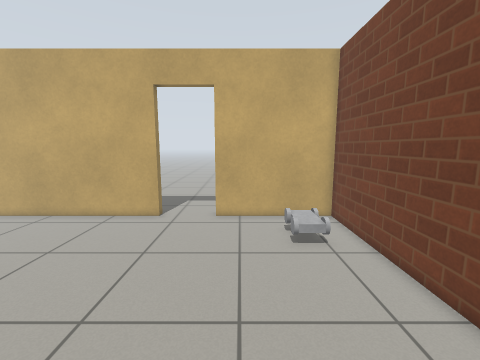
View 1 (above)

16 first-person views from a walk through a world built for the Gazebo simulator. The camera is 1.1 m above the floor, tilts 8° down and sees 90° across. The floor is counted in squares, 0.25 m on a side. Each view is taken from the middle of a square. On the plan, view 1 faces up. The plan holds only what a view shows up to about 20 squares ahead; the rest is blank. Simple patterns stand in for the simulator's built-in surfaces.

View 2
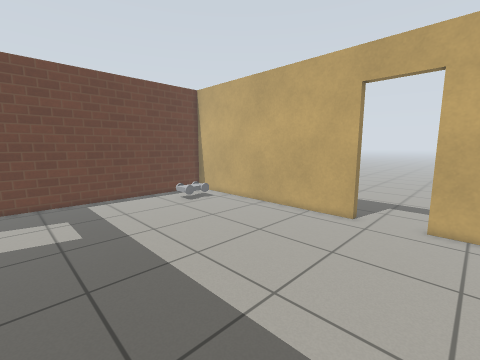

View 3
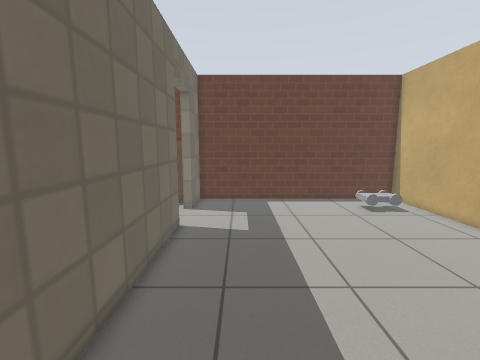

View 4
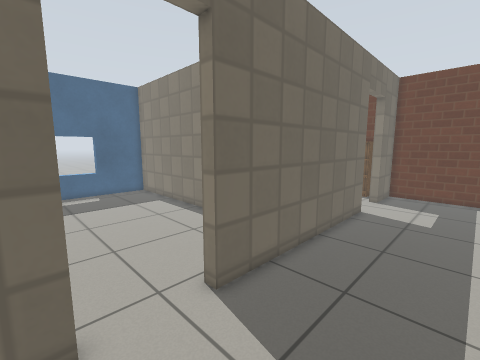

View 5
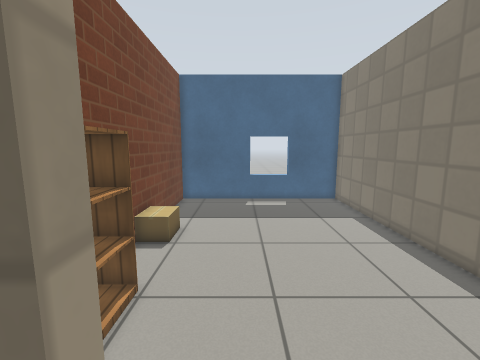

View 6
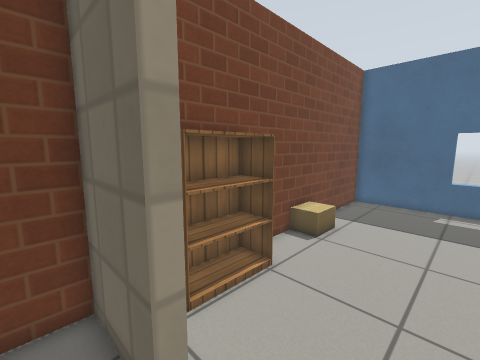

View 7
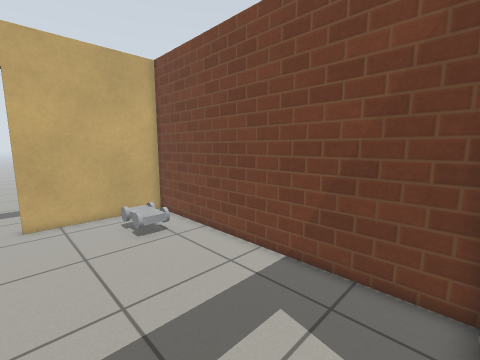

View 8
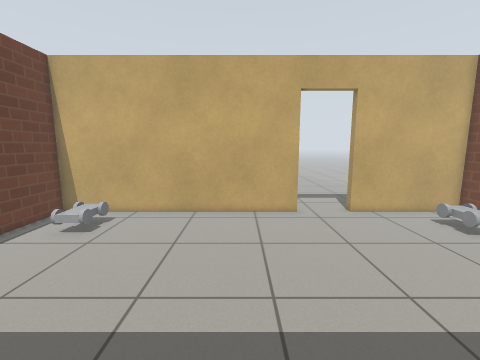

View 9
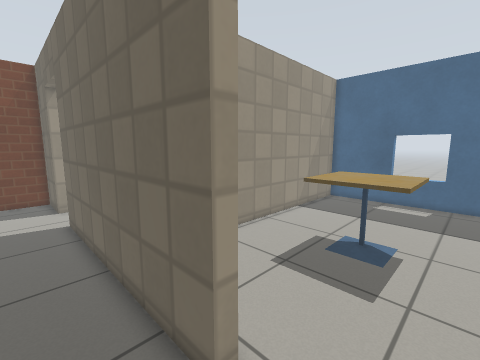

View 10
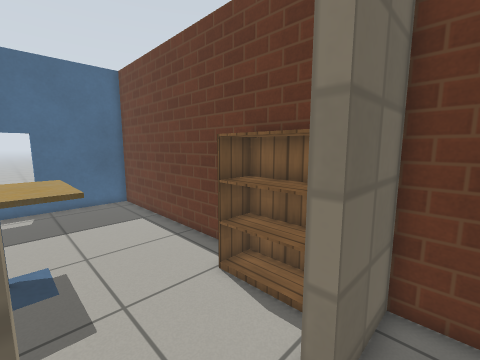

View 11
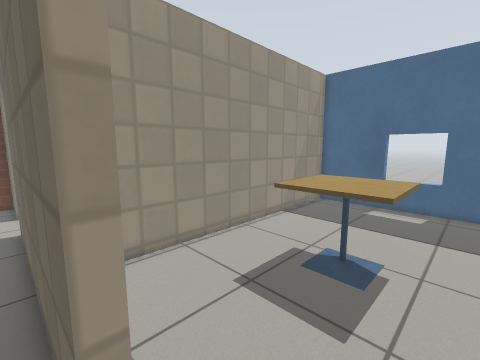

View 12
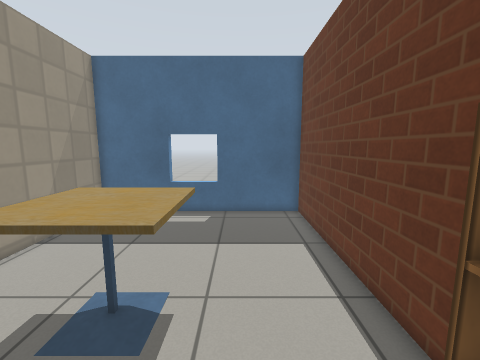

View 13
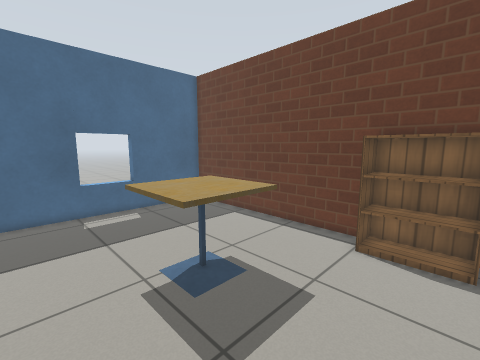

View 14
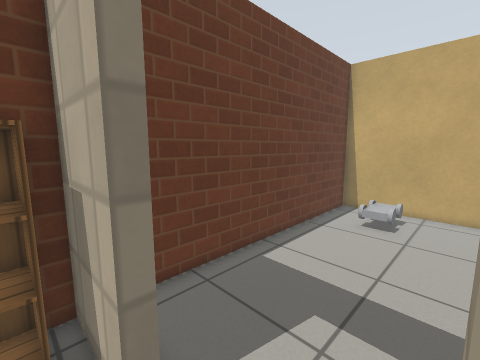

View 15
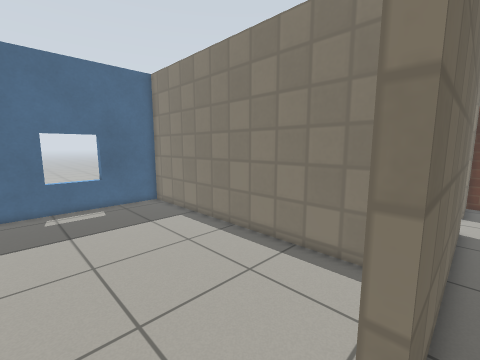

View 16
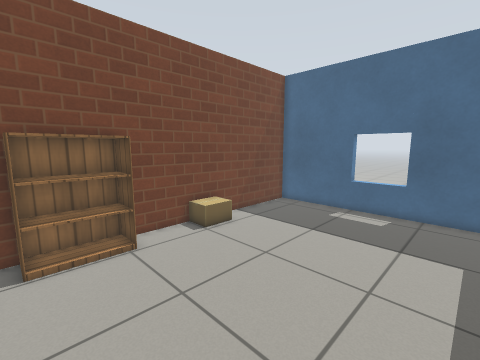

### Floor plan
Points are (right, up) in squares from view 1. A wall is a line through its corners. A room is listed if a view was taken in it or the views show most of it. See-through windows are left out.
Room 1 (views 1, 2, 3, 4, 5, 6, 7, 8, 9, 10, 11, 15)
walls: (-5.1, 14.8) (-21, 14.8) (-21, -1.4) (-17.6, -1.4) (-17.6, -2); (-14, -2) (-14, -1.4) (-1.3, -1.4) (-1.3, -2); (2.3, -2) (2.3, -1.4) (5.8, -1.4) (5.8, 14.8) (-1.5, 14.8)
ways out: open door at (-15.5, -2) to room 2; open door at (0.5, -2) to room 3; open door at (-3.5, 15)
objects: cart (-18, 11) to (-17, 13); cart (3, 10) to (4, 12)
Room 2 (views 12, 13, 14)
walls: (-17.6, -2) (-21, -2) (-21, -20) (-7.7, -20) (-7.7, -4)
ways out: open door at (-15.5, -2) to room 1
objects: bookshelf (-20, -6) to (-19, -3); cafe table (-15, -11) to (-12, -8)
Room 3 (view 16)
walls: (-7.1, -3.6) (-7.1, -20) (5.8, -20) (5.8, -2.6)
ways out: open door at (0.5, -2) to room 1
objects: cardboard box (4, -12) to (5, -11); bookshelf (4, -7) to (5, -3)

Where each view was taken, in squares from view 1:
view 1: 0 up, 0 right, facing up
view 2: 0 up, 0 right, facing up-left
view 3: 2 up, 1 left, facing left
view 4: 4 up, 3 right, facing down-left
view 5: 0 up, 1 right, facing down
view 6: 0 up, 1 left, facing down-right
view 7: 1 down, 2 left, facing up-right
view 8: 1 down, 9 left, facing up
view 9: 1 up, 17 left, facing down-right
view 10: 0 up, 14 left, facing down-left
view 11: 1 down, 17 left, facing down-right
view 12: 4 down, 17 left, facing down
view 13: 3 down, 9 left, facing down-left
view 14: 3 down, 14 left, facing up-left
view 15: 1 down, 2 right, facing down-left
view 16: 3 down, 6 left, facing down-right
